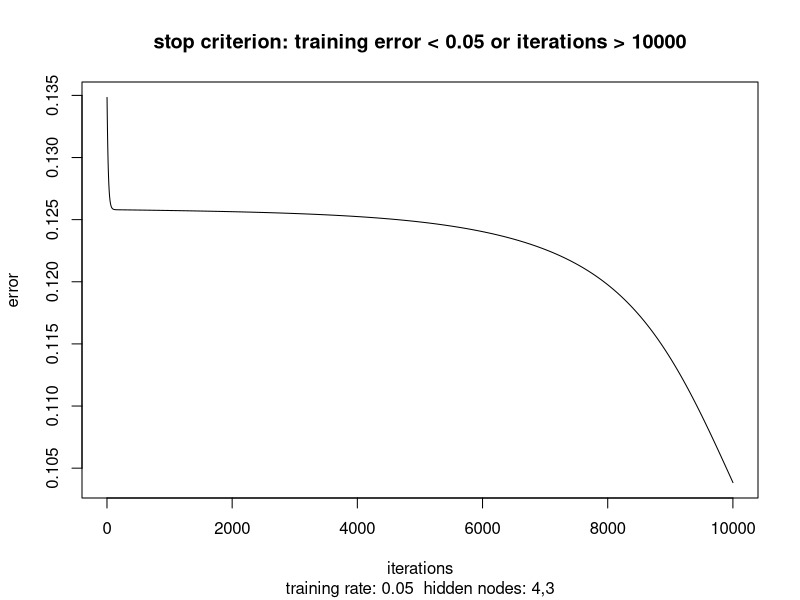

Recreate this plot in R.
sigmoid <- function(net){
  1 / (1 + exp(-net))
}

calculate.output.vector <- function(data.matrix, weights.matrix, bias){
  net <- (data.matrix %*% weights.matrix) - bias
  sigmoid(net)
}

calculate.output.layer.deltas <- function(target.vector, output.layer.output.vector){
  output.layer.output.vector * (1 - output.layer.output.vector) * (target.vector - output.layer.output.vector)
}

calculate.hidden.layer.deltas <- function(layer.output.vector, next.layer.weights.matrix, next.layer.deltas){
  layer.output.vector * (1 - layer.output.vector) * (next.layer.deltas %*% t(next.layer.weights.matrix))
}

forward.propagation <- function(input.matrix, weights.list, bias.list){
  activations <- list(input.matrix)
  for (i in seq_along(weights.list)) {
    activations[[i + 1]] <- calculate.output.vector(activations[[i]], weights.list[[i]], bias.list[[i]])
  }
  activations
}

recalling <- function(weights.list, bias.list, testing.data){
  testing.result <- c()
  output.nodes <- ncol(weights.list[[length(weights.list)]])

  for (i in 1:nrow(testing.data)) {
    data.matrix <- matrix(testing.data[i, ], nrow = 1)
    activations <- forward.propagation(data.matrix, weights.list, bias.list)
    output.layer.output.vector <- activations[[length(activations)]]
    print(round(output.layer.output.vector))
    testing.result <- c(testing.result, output.layer.output.vector)
  }

  cbind(testing.data, matrix(testing.result, ncol = output.nodes, byrow = TRUE))
}

training <- function(data, training.rate, hidden.nodes){
  output.nodes <- 1
  input.nodes <- ncol(data) - output.nodes

  if (length(hidden.nodes) == 0) {
    stop("hidden.nodes 至少要有一層")
  }

  network.nodes <- c(input.nodes, hidden.nodes, output.nodes)
  layer.amount <- length(network.nodes) - 1

  weights.list <- lapply(1:layer.amount, function(i) {
    matrix(runif(network.nodes[i] * network.nodes[i + 1]), nrow = network.nodes[i], ncol = network.nodes[i + 1])
  })
  bias.list <- lapply(1:layer.amount, function(i) {
    matrix(runif(network.nodes[i + 1]), nrow = 1)
  })

  count <- 0
  all.train.error <- c()

  repeat {
    count <- count + 1
    train.error.sum <- 0
    train.error <- 0

    for (i in 1:nrow(data)) {
      data.matrix <- matrix(data[i, 1:input.nodes], nrow = 1)
      label <- matrix(unname(data[i, (input.nodes + 1):ncol(data)]), nrow = 1)

      activations <- forward.propagation(data.matrix, weights.list, bias.list)
      output.layer.output.vector <- activations[[length(activations)]]

      train.error <- ((label - output.layer.output.vector)^2) / 2
      train.error.sum <- train.error.sum + train.error

      deltas <- vector("list", layer.amount)
      deltas[[layer.amount]] <- calculate.output.layer.deltas(label, output.layer.output.vector)

      if (layer.amount > 1) {
        for (layer in (layer.amount - 1):1) {
          deltas[[layer]] <- calculate.hidden.layer.deltas(
            activations[[layer + 1]],
            weights.list[[layer + 1]],
            deltas[[layer + 1]]
          )
        }
      }

      for (layer in 1:layer.amount) {
        weights.deltas <- training.rate * (t(activations[[layer]]) %*% deltas[[layer]])
        bias.deltas <- -training.rate * deltas[[layer]]

        weights.list[[layer]] <- weights.list[[layer]] + weights.deltas
        bias.list[[layer]] <- bias.list[[layer]] + bias.deltas
      }
    }

    all.train.error[count] <- train.error.sum / nrow(data)
    if (train.error < 0.05 || count > 10000) {
      break
    }
  }

  list(weights.list = weights.list, bias.list = bias.list, all.train.error = all.train.error)
}

################# XOR #################
x <- c(0, 0, 1, 1)
y <- c(0, 1, 0, 1)
label <- c(0, 1, 1, 0)
data <- cbind(x, y, label)
training.rate <- 0.05
hidden.nodes <- c(4, 3)
training.result <- training(data, training.rate, hidden.nodes)

# error function
subtitle <- sprintf("training rate: %s  hidden nodes: %s", training.rate, paste(hidden.nodes, collapse = ","))
plot(training.result$all.train.error,
     type = "l",
     main = "stop criterion: training error < 0.05 or iterations > 10000",
     sub = subtitle,
     xlab = "iterations",
     ylab = "error")

# recalling(training.result$weights.list, training.result$bias.list, cbind(x, y))
#######################################
